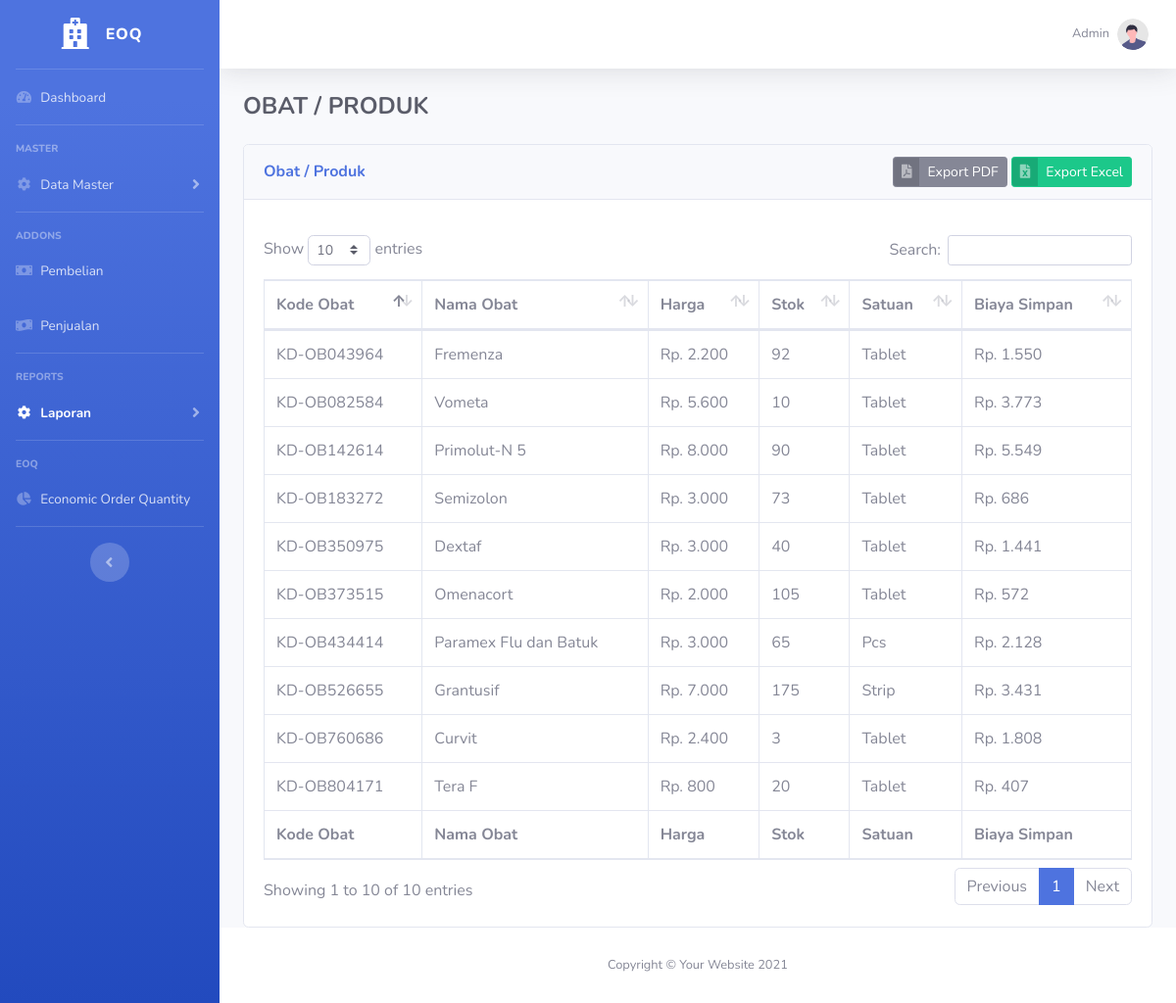
The app's page /pages/laporan/laporan_obat.php (signed in) with its own data.
### tables this page shows
CREATE TABLE `produk` (
  `id` int(11) NOT NULL,
  `kode_obat` varchar(100) NOT NULL,
  `nama_obat` varchar(100) NOT NULL,
  `kategori_id` varchar(100) NOT NULL,
  `satuan_id` varchar(100) NOT NULL,
  `stock` bigint(100) NOT NULL,
  `harga` bigint(100) NOT NULL,
  `biaya_penyimpanan` bigint(20) DEFAULT NULL,
  `sup_id` varchar(100) NOT NULL,
  `keterangan` text NOT NULL
);

CREATE TABLE `satuan` (
  `id` int(11) NOT NULL,
  `nama_satuan` varchar(100) NOT NULL,
  `keterangan` text DEFAULT NULL
);

### pages/laporan/laporan_obat.php (the view, shortened to what this page needs)
<!DOCTYPE html>
<html lang="en">
<head>
    <link href="../../vendor/fontawesome-free/css/all.min.css" rel="stylesheet" type="text/css">
    <link rel="stylesheet" href="../../css/sweetalert2.min.css">
    <link href="../../css/sb-admin-2.min.css" rel="stylesheet">
    <link href="../../vendor/datatables/dataTables.bootstrap4.min.css" rel="stylesheet" />
</head>
<body id="page-top">
    <div id="wrapper">
        <ul class="navbar-nav bg-gradient-primary sidebar sidebar-dark accordion" id="accordionSidebar">
            <a class="sidebar-brand d-flex align-items-center justify-content-center"
                <?php if ($_SESSION['role'] == 1) { ?> href="../apoteker/dashboard.php" <?php } else { ?>
                href="../admin/dashboard.php" <?php } ?>>
                <div class="sidebar-brand-icon">
                    <i class="fas fa-hospital"></i>
                </div>
                <div class="sidebar-brand-text mx-3">EOQ</div>
            </a>
            <hr class="sidebar-divider my-0">
            <li class="nav-item">
                <a class="nav-link" <?php if ($_SESSION['role'] == 1) { ?> href="../apoteker/dashboard.php"
                    <?php } else { ?> href="../admin/dashboard.php" <?php } ?>>
                    <i class="fas fa-fw fa-tachometer-alt"></i>
                    <span>Dashboard</span></a>
            </li>
            <?php if ($_SESSION['role'] == 2) { ?>
            <hr class="sidebar-divider">
            <div class="sidebar-heading">
                Master
            </div>
            <li class="nav-item">
                <a class="nav-link collapsed" href="#" data-toggle="collapse" data-target="#collapseTwo"
                    aria-expanded="true" aria-controls="collapseTwo">
                    <i class="fas fa-fw fa-cog"></i>
                    <span>Data Master</span>
                </a>
            </li>
            <hr class="sidebar-divider">
            <div class="sidebar-heading">
                Addons
            </div>
            <li class="nav-item">
                <a class="nav-link" href="../pembelian/index.php">
                    <i class="fas fa-fw fa-money-bill"></i>
                    <span>Pembelian</span></a>
            </li>
            <li class="nav-item">
                <a class="nav-link" href="../penjualan/index.php">
                    <i class="fas fa-fw fa-money-bill-wave"></i>
                    <span>Penjualan</span></a>
            </li>
            <?php } ?>
            <hr class="sidebar-divider">
            <div class="sidebar-heading">
                Reports
            </div>
            <li class="nav-item active">
                <a class="nav-link collapsed" href="#" data-toggle="collapse" data-target="#report" aria-expanded="true"
                    aria-controls="report">
                    <i class="fas fa-fw fa-cog"></i>
                    <span>Laporan</span>
                </a>
            </li>
            <hr class="sidebar-divider">
            <?php if ($_SESSION['role'] == 2) { ?>
            <div class="sidebar-heading">
                EOQ
            </div>
            <li class="nav-item">
                <a class="nav-link" href="../eoq/index.php">
                    <i class="fas fa-fw fa-chart-pie"></i>
                    <span>Economic Order Quantity</span></a>
            </li>
            <hr class="sidebar-divider d-none d-md-block">
            <?php } ?>
            <div class="text-center d-none d-md-inline">
                <button class="rounded-circle border-0" id="sidebarToggle"></button>
            </div>
        </ul>
        <div id="content-wrapper" class="d-flex flex-column">
            <div id="content">
                <nav class="navbar navbar-expand navbar-light bg-white topbar mb-4 static-top shadow">
                    <ul class="navbar-nav ml-auto">
                        <li class="nav-item dropdown no-arrow">
                            <a class="nav-link dropdown-toggle" href="#" id="userDropdown" role="button"
                                data-toggle="dropdown" aria-haspopup="true" aria-expanded="false">
                                <span
                                    class="mr-2 d-none d-lg-inline text-gray-600 small text-capitalize"><?= $_SESSION['username']; ?></span>
                                <img class="img-profile rounded-circle" src="../../img/undraw_profile.svg">
                            </a>
                        </li>
                    </ul>
                </nav>
                <div class="container-fluid">
                    <div class="d-sm-flex align-items-center justify-content-between mb-4">
                        <h1 class="h4 mb-0 text-gray-800 font-weight-bold text-uppercase">Obat / Produk</h1>
                    </div>
                    <div class="card">
                        <div class="card-header d-flex align-items-center justify-content-between">
                            <h6 class="m-0 font-weight-bold text-primary">Obat / Produk</h6>
                            <div>
                                <a href="../reports/export-obat-pdf.php" class="btn btn-sm btn-secondary btn-icon-split"
                                    target="_blank">
                                    <span class="icon text-white-50">
                                        <i class="fas fa-file-pdf"></i>
                                    </span>
                                    <span class="text">Export PDF</span>
                                </a>
                                <a href="../reports/export-obat-excel1.php"
                                    class="btn btn-sm btn-success btn-icon-split">
                                    <span class="icon text-white-50">
                                        <i class="fas fa-file-excel"></i>
                                    </span>
                                    <span class="text">Export Excel</span>
                                </a>
                            </div>
                        </div>
                        <div class="card-body">
                            <?php
                            include '../../config/koneksi.php';
                            $sql = "SELECT p.id, p.nama_obat, p.kode_obat, p.stock, p.harga, p.biaya_penyimpanan, p.keterangan, k.nama_kategori, s.nama_satuan, sup.nama_sup
                            FROM produk as p
                            JOIN kategori AS k ON p.kategori_id = k.id
                            JOIN satuan AS s ON p.satuan_id = s.id
                            JOIN supplier AS sup ON p.sup_id = sup.id
                            ORDER BY p.id DESC";
                            $query = mysqli_query($conn, $sql);
                            ?>
                            <div class="mt-3">
                                <table class="table table-bordered" id="tblObat" style="width: 100%;">
                                    <thead>
                                        <tr>
                                            <th>Kode Obat</th>
                                            <th>Nama Obat</th>
                                            <th>Harga</th>
                                            <th>Stok</th>
                                            <th>Satuan</th>
                                            <th>Biaya Simpan</th>
                                        </tr>
                                    </thead>
                                    <tbody>
                                        <?php while ($data = mysqli_fetch_array($query)) : ?>
                                        <tr>
                                            <td><?= $data['kode_obat']; ?></td>
                                            <td><?= $data['nama_obat']; ?></td>
                                            <td>Rp. <?= number_format($data['harga'], 0, ',', '.'); ?></td>
                                            <td><?= $data['stock']; ?></td>
                                            <td><?= $data['nama_satuan']; ?></td>
                                            <td>Rp. <?= number_format($data['biaya_penyimpanan'], 0, ',', '.'); ?></td>
                                        </tr>
                                        <?php endwhile; ?>
                                    </tbody>
                                    <tfoot>
                                        <tr>
                                            <th>Kode Obat</th>
                                            <th>Nama Obat</th>
                                            <th>Harga</th>
                                            <th>Stok</th>
                                            <th>Satuan</th>
                                            <th>Biaya Simpan</th>
                                        </tr>
                                    </tfoot>
                                </table>
                            </div>
                        </div>
                    </div>
                </div>
            </div>
            <footer class="sticky-footer bg-white">
                <div class="container my-auto">
                    <div class="copyright text-center my-auto">
                        <span>Copyright &copy; Your Website 2021</span>
                    </div>
                </div>
            </footer>
        </div>
    </div>
</body>
</html>

### records on screen
produk: kode_obat "KD-OB526655", nama_obat "Grantusif", harga "7.000", stock "175", satuan.nama_satuan "Strip", biaya_penyimpanan "3.431"
produk: kode_obat "KD-OB434414", nama_obat "Paramex Flu dan Batuk", harga "3.000", stock "65", satuan.nama_satuan "Pcs", biaya_penyimpanan "2.128"
produk: kode_obat "KD-OB373515", nama_obat "Omenacort", harga "2.000", stock "105", satuan.nama_satuan "Tablet", biaya_penyimpanan "572"
produk: kode_obat "KD-OB760686", nama_obat "Curvit", harga "2.400", stock "3", satuan.nama_satuan "Tablet", biaya_penyimpanan "1.808"
produk: kode_obat "KD-OB183272", nama_obat "Semizolon", harga "3.000", stock "73", satuan.nama_satuan "Tablet", biaya_penyimpanan "686"
produk: kode_obat "KD-OB043964", nama_obat "Fremenza", harga "2.200", stock "92", satuan.nama_satuan "Tablet", biaya_penyimpanan "1.550"
produk: kode_obat "KD-OB804171", nama_obat "Tera F", harga "800", stock "20", satuan.nama_satuan "Tablet", biaya_penyimpanan "407"
produk: kode_obat "KD-OB350975", nama_obat "Dextaf", harga "3.000", stock "40", satuan.nama_satuan "Tablet", biaya_penyimpanan "1.441"
produk: kode_obat "KD-OB082584", nama_obat "Vometa", harga "5.600", stock "10", satuan.nama_satuan "Tablet", biaya_penyimpanan "3.773"
produk: kode_obat "KD-OB142614", nama_obat "Primolut-N 5", harga "8.000", stock "90", satuan.nama_satuan "Tablet", biaya_penyimpanan "5.549"

### other values on screen
$_SESSION['username'] "Admin"
